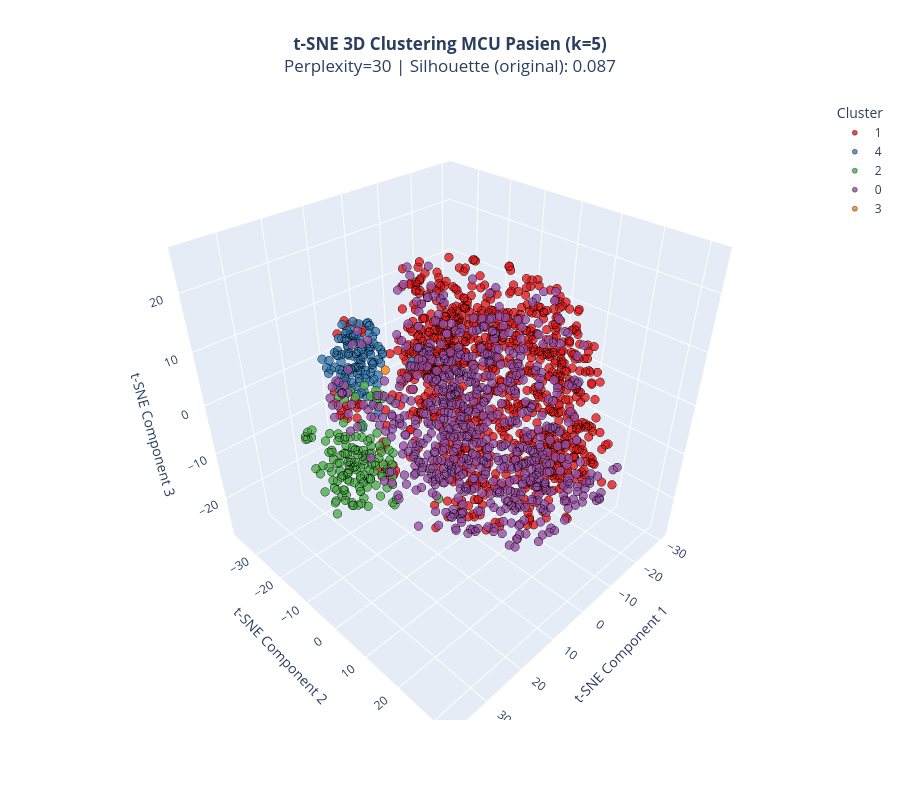

Notebook code cell kept with this figure:
### Code cell
import matplotlib.pyplot as plt
import seaborn as sns
import numpy as np
from sklearn.manifold import TSNE
from sklearn.metrics import silhouette_score
import plotly.express as px
import warnings
warnings.filterwarnings('ignore')

# Pastikan df_scaled & cluster_labels & n_clusters sudah ada dari cell sebelumnya
print(f"t-SNE mulai dihitung... (bisa agak lama kalau datanya >2000)")


# =====================================================
# 1. t-SNE 2D (perplexity=30 = standar terbaik untuk clustering)
# =====================================================

tsne_2d = TSNE(
    n_components=2,
    perplexity=30,
    learning_rate='auto',  # auto learning rate tersedia di sk-learn >=1.2
    max_iter=1000,          # ganti dari n_iter
    random_state=42,
    init='pca'              # lebih stabil
)

X_tsne_2d = tsne_2d.fit_transform(df_scaled)

# Hitung silhouette di ruang t-SNE (hanya untuk info visual)
sil_tsne = silhouette_score(X_tsne_2d, cluster_labels)

plt.figure(figsize=(12, 9))
scatter = plt.scatter(
    X_tsne_2d[:, 0], X_tsne_2d[:, 1],
    c=cluster_labels,
    cmap='tab10',
    s=60,
    alpha=0.8,
    edgecolors='k',
    linewidth=0.5
)
plt.colorbar(scatter, ticks=range(n_clusters), label='Cluster')
plt.title(f't-SNE 2D Clustering MCU Pasien (k={n_clusters})\n'
          f'Silhouette (t-SNE space): {sil_tsne:.4f} | Original space: {silhouette_score(df_scaled, cluster_labels):.4f}',
          fontsize=16, pad=20)
plt.xlabel('t-SNE 1')
plt.ylabel('t-SNE 2')
plt.grid(True, alpha=0.3)
plt.tight_layout()
plt.show()

# =====================================================
# 2. t-SNE 3D INTERAKTIF (INI YANG PALING GILA CAKEPNYA!)
# =====================================================
print("\nMenghitung t-SNE 3D (sebentar ya...)")



tsne_3d = TSNE(
    n_components=3,
    perplexity=30,
    learning_rate='auto',  # auto learning rate tersedia di sk-learn >=1.2
    max_iter=1000,          # ganti dari n_iter
    random_state=42,
    init='pca'              # lebih stabil
)

X_tsne_3d = tsne_3d.fit_transform(df_scaled)

# Buat DataFrame untuk Plotly
df_tsne_3d = pd.DataFrame({
    't-SNE1': X_tsne_3d[:, 0],
    't-SNE2': X_tsne_3d[:, 1],
    't-SNE3': X_tsne_3d[:, 2],
    'Cluster': cluster_labels.astype(str),
    'BADGE': df_with_badge['BADGE'].astype(str).values,
    'BMI': df_with_badge.get('BMI', np.nan),
    'GULA_DARAH_PUASA': df_with_badge.get('GULA_DARAH_PUASA', np.nan),
    'TRIGLISERIDA': df_with_badge.get('TRIGLISERIDA', np.nan),
    'SISTOLIK': df_with_badge.get('SISTOLIK', np.nan),
})

fig = px.scatter_3d(
    df_tsne_3d,
    x='t-SNE1',
    y='t-SNE2',
    z='t-SNE3',
    color='Cluster',
    color_discrete_sequence=px.colors.qualitative.Set1,
    hover_data=['BADGE', 'BMI', 'GULA_DARAH_PUASA', 'TRIGLISERIDA', 'SISTOLIK'],
    title=f"<b>t-SNE 3D Clustering MCU Pasien (k={n_clusters})</b><br>"
          f"Perplexity=30 | Silhouette (original): {silhouette_score(df_scaled, cluster_labels):.3f}",
    labels={'t-SNE1':'t-SNE Component 1', 't-SNE2':'t-SNE Component 2', 't-SNE3':'t-SNE Component 3'},
    opacity=0.8
)

fig.update_traces(marker=dict(size=5, line=dict(width=0.5, color='black')))
fig.update_layout(
    scene=dict(aspectmode='cube'),
    height=800,
    title_x=0.5,
    legend_title="Cluster"
)

fig.show()

### Figure 1 — Plotly figure (JSON) as saved in the notebook; plotly's stock layout.template omitted (floating-point values rounded to 4 significant figures; data arrays with more than 128 entries replaced by an {"elided": "..."} marker saying what was removed)
{"data": [{"customdata": {"elided": "987x5 mixed values"}, "hovertemplate": "Cluster=1<br>t-SNE Component 1=%{x}<br>t-SNE Component 2=%{y}<br>t-SNE Component 3=%{z}<br>BADGE=%{customdata[0]}<br>BMI=%{customdata[1]}<br>GULA_DARAH_PUASA=%{customdata[2]}<br>TRIGLISERIDA=%{customdata[3]}<br>SISTOLIK=%{customdata[4]}<extra></extra>", "legendgroup": "1", "marker": {"color": "rgb(228,26,28)", "line": {"color": "black", "width": 0.5}, "opacity": 0.8, "size": 5, "symbol": "circle"}, "mode": "markers", "name": "1", "scene": "scene", "showlegend": true, "type": "scatter3d", "x": {"elided": "987 float values"}, "y": {"elided": "987 float values"}, "z": {"elided": "987 float values"}}, {"customdata": {"elided": "113x5 mixed values"}, "hovertemplate": "Cluster=4<br>t-SNE Component 1=%{x}<br>t-SNE Component 2=%{y}<br>t-SNE Component 3=%{z}<br>BADGE=%{customdata[0]}<br>BMI=%{customdata[1]}<br>GULA_DARAH_PUASA=%{customdata[2]}<br>TRIGLISERIDA=%{customdata[3]}<br>SISTOLIK=%{customdata[4]}<extra></extra>", "legendgroup": "4", "marker": {"color": "rgb(55,126,184)", "line": {"color": "black", "width": 0.5}, "opacity": 0.8, "size": 5, "symbol": "circle"}, "mode": "markers", "name": "4", "scene": "scene", "showlegend": true, "type": "scatter3d", "x": [10.12, 11.15, 7.529, 8.266, 12.44, 5.532, 10.48, -0.841, 6.362, 8.265, 2.649, 7.829, 9.173, 6.748, 12.17, 8.256, 3.296, 7.056, 10.98, 0.8251, 7.974, 4.77, 2.915, 1.914, 4.242, 11.08, 4.167, 13.01, 12.05, 10.96, 11.0, 4.991, 1.758, 8.176, 9.646, 8.98, 2.952, 11.05, -8.5, 3.973, 4.515, 0.9238, 3.453, 11.78, 0.167, 10.66, 12.83, 8.052, 8.199, 5.679, 3.783, 9.67, 10.89, 9.088, -7.752, 6.206, 6.55, 9.418, 4.237, 4.956, 6.016, 6.599, 2.967, 6.497, 9.752, 6.484, 5.188, -0.3143, 11.21, 6.338, 2.132, 3.025, 8.532, 6.375, 8.282, 4.215, 6.387, 8.746, 5.147, 1.923, 6.667, 4.403, 3.062, 2.127, 11.24, 12.6, 10.7, 9.81, 5.648, 3.721, 10.1, 4.941, 2.558, 5.853, 0.883, 9.789, 1.405, 10.22, 6.014, 3.096, 6.169, 11.43, 11.11, 4.349, 2.656, 7.809, 19.8, -2.172, -1.136, 3.219, -2.938, 6.605, -2.929], "y": [-36.59, -23.61, -30.2, -36.03, -24.54, -32.53, -29.76, -33.84, -29.84, -33.73, -26.28, -27.19, -33.98, -32.31, -25.21, -32.49, -28.64, -34.32, -25.37, -32.14, -34.75, -36.32, -30.08, -29.49, -33.68, -24.09, -30.14, -29.65, -28.07, -32.52, -24.29, -25.73, -35.25, -30.71, -23.92, -29.82, -28.83, -30.68, -28.06, -27.81, -32.7, -30.71, -37.08, -27.94, -30.09, -31.29, -20.87, -26.48, -30.83, -34.91, -32.27, -26.71, -34.25, -27.82, -28.16, -27.67, -29.43, -24.33, -27.69, -31.64, -25.64, -25.83, -34.84, -27.18, -32.53, -33.45, -34.72, -33.79, -31.5, -30.08, -33.67, -31.97, -33.48, -24.72, -32.2, -27.8, -25.33, -29.18, -31.57, -35.16, -33.39, -34.3, -26.99, -29.89, -23.86, -34.85, -24.4, -28.13, -35.69, -28.28, -37.27, -25.15, -35.6, -29.41, -31.55, -28.17, -28.38, -28.41, -29.85, -31.94, -36.15, -22.9, -34.32, -30.44, -30.46, -24.01, -6.427, -33.5, -35.16, -24.56, -32.96, -33.02, -32.45], "z": [-3.121, -9.74, -4.687, 0.8012, 9.93, 3.37, -1.542, 4.062, -3.24, -0.3611, -0.02139, -0.1367, 1.239, -1.848, 8.143, -3.752, 2.701, 3.786, 9.486, -0.8336, -3.393, 2.225, 6.812, 3.998, -2.924, 11.35, -2.395, -1.943, 1.011, -0.1673, 8.681, 1.062, 0.8012, 1.944, 10.52, 5.317, -0.9969, 0.03811, -4.03, -1.217, 0.402, 2.029, -0.1933, -1.704, -1.331, 3.517, -0.643, 2.399, 3.796, -2.88, 3.468, 1.31, -1.298, 3.027, -4.829, -6.409, 0.9498, -2.743, 6.043, -1.913, -7.173, 4.984, -0.7755, -2.326, 1.771, 4.897, 0.1169, 4.901, -4.196, 4.324, 0.2705, -4.287, 4.525, 1.958, -2.314, 2.753, -0.4836, -0.9842, -5.053, -3.375, 0.8239, 3.818, -2.68, -4.857, -8.934, 1.249, -3.176, -2.208, 5.757, 7.149, -2.163, -3.377, -5.45, -0.3506, -2.648, 0.4045, 2.285, -4.138, 2.27, -0.008512, -0.338, 9.307, 0.6511, 0.2574, 0.951, -1.326, 3.463, 2.609, -0.8212, 2.741, -1.246, -6.42, -2.09]}, {"customdata": {"elided": "144x5 mixed values"}, "hovertemplate": "Cluster=2<br>t-SNE Component 1=%{x}<br>t-SNE Component 2=%{y}<br>t-SNE Component 3=%{z}<br>BADGE=%{customdata[0]}<br>BMI=%{customdata[1]}<br>GULA_DARAH_PUASA=%{customdata[2]}<br>TRIGLISERIDA=%{customdata[3]}<br>SISTOLIK=%{customdata[4]}<extra></extra>", "legendgroup": "2", "marker": {"color": "rgb(77,175,74)", "line": {"color": "black", "width": 0.5}, "opacity": 0.8, "size": 5, "symbol": "circle"}, "mode": "markers", "name": "2", "scene": "scene", "showlegend": true, "type": "scatter3d", "x": {"elided": "144 float values"}, "y": {"elided": "144 float values"}, "z": {"elided": "144 float values"}}, {"customdata": {"elided": "642x5 mixed values"}, "hovertemplate": "Cluster=0<br>t-SNE Component 1=%{x}<br>t-SNE Component 2=%{y}<br>t-SNE Component 3=%{z}<br>BADGE=%{customdata[0]}<br>BMI=%{customdata[1]}<br>GULA_DARAH_PUASA=%{customdata[2]}<br>TRIGLISERIDA=%{customdata[3]}<br>SISTOLIK=%{customdata[4]}<extra></extra>", "legendgroup": "0", "marker": {"color": "rgb(152,78,163)", "line": {"color": "black", "width": 0.5}, "opacity": 0.8, "size": 5, "symbol": "circle"}, "mode": "markers", "name": "0", "scene": "scene", "showlegend": true, "type": "scatter3d", "x": {"elided": "642 float values"}, "y": {"elided": "642 float values"}, "z": {"elided": "642 float values"}}, {"customdata": [["133498320.0", null, 820, 1510, null]], "hovertemplate": "Cluster=3<br>t-SNE Component 1=%{x}<br>t-SNE Component 2=%{y}<br>t-SNE Component 3=%{z}<br>BADGE=%{customdata[0]}<br>BMI=%{customdata[1]}<br>GULA_DARAH_PUASA=%{customdata[2]}<br>TRIGLISERIDA=%{customdata[3]}<br>SISTOLIK=%{customdata[4]}<extra></extra>", "legendgroup": "3", "marker": {"color": "rgb(255,127,0)", "line": {"color": "black", "width": 0.5}, "opacity": 0.8, "size": 5, "symbol": "circle"}, "mode": "markers", "name": "3", "scene": "scene", "showlegend": true, "type": "scatter3d", "x": [21.4], "y": [-1.316], "z": [13.41]}], "layout": {"height": 800, "legend": {"title": {"text": "Cluster"}, "tracegroupgap": 0}, "scene": {"aspectmode": "cube", "domain": {"x": [0, 1], "y": [0, 1]}, "xaxis": {"title": {"text": "t-SNE Component 1"}}, "yaxis": {"title": {"text": "t-SNE Component 2"}}, "zaxis": {"title": {"text": "t-SNE Component 3"}}}, "title": {"text": "<b>t-SNE 3D Clustering MCU Pasien (k=5)</b><br>Perplexity=30 | Silhouette (original): 0.087", "x": 0.5}}}
